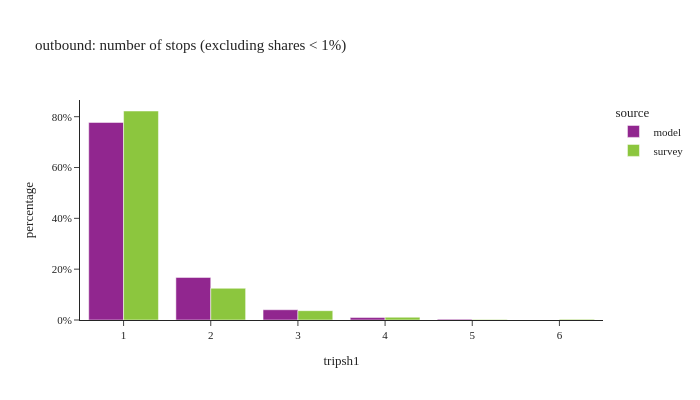

Source (notebook cell):
### Code cell
df_plot = (
    df_tour.group_by(['tripsh1', 'source'])
    .agg(pl.col('toexpfac').sum())
    .with_columns(
        (pl.col('toexpfac') / pl.col('toexpfac').sum().over(['source'])).alias('percentage')
    )
    .filter(pl.col('percentage') > 0.001)
)

df_plot_pd = df_plot.sort(['source']).to_pandas()

fig = px.bar(df_plot_pd, x="tripsh1", y="percentage", color="source",
             barmode="group",title="outbound: number of stops (excluding shares < 1%)",
             hover_data=['toexpfac'])
fig.update_layout(height=400, width=700, font=dict(size=11),
                  xaxis = dict(dtick = 1, categoryorder='category ascending'),
                  yaxis=dict(tickformat=".0%"))
fig.show()

### Figure 1 — Plotly figure (JSON) as saved in the notebook; plotly's stock layout.template omitted (floating-point values rounded to 4 significant figures)
{"data": [{"alignmentgroup": "True", "customdata": [[4523000.0], [235000.0], [19260.0], [55970.0], [975400.0]], "hovertemplate": "source=model<br>tripsh1=%{x}<br>percentage=%{y}<br>toexpfac=%{customdata[0]}<extra></extra>", "legendgroup": "model", "marker": {"color": "#91268F", "pattern": {"shape": ""}}, "name": "model", "offsetgroup": "model", "orientation": "v", "showlegend": true, "textposition": "auto", "type": "bar", "x": [1, 3, 5, 4, 2], "xaxis": "x", "y": [0.7774, 0.04039, 0.003311, 0.009618, 0.1676], "yaxis": "y"}, {"alignmentgroup": "True", "customdata": [[525500.0], [9836.0], [11020.0], [154400.0], [3462000.0], [45900.0]], "hovertemplate": "source=survey<br>tripsh1=%{x}<br>percentage=%{y}<br>toexpfac=%{customdata[0]}<extra></extra>", "legendgroup": "survey", "marker": {"color": "#8CC63E", "pattern": {"shape": ""}}, "name": "survey", "offsetgroup": "survey", "orientation": "v", "showlegend": true, "textposition": "auto", "type": "bar", "x": [2, 5, 6, 3, 1, 4], "xaxis": "x", "y": [0.1248, 0.002336, 0.002619, 0.03667, 0.8224, 0.0109], "yaxis": "y"}], "layout": {"barmode": "group", "font": {"size": 11}, "height": 400, "legend": {"title": {"text": "source"}, "tracegroupgap": 0}, "title": {"text": "outbound: number of stops (excluding shares < 1%)"}, "width": 700, "xaxis": {"anchor": "y", "categoryorder": "category ascending", "domain": [0.0, 1.0], "dtick": 1, "title": {"text": "tripsh1"}}, "yaxis": {"anchor": "x", "domain": [0.0, 1.0], "tickformat": ".0%", "title": {"text": "percentage"}}}}
